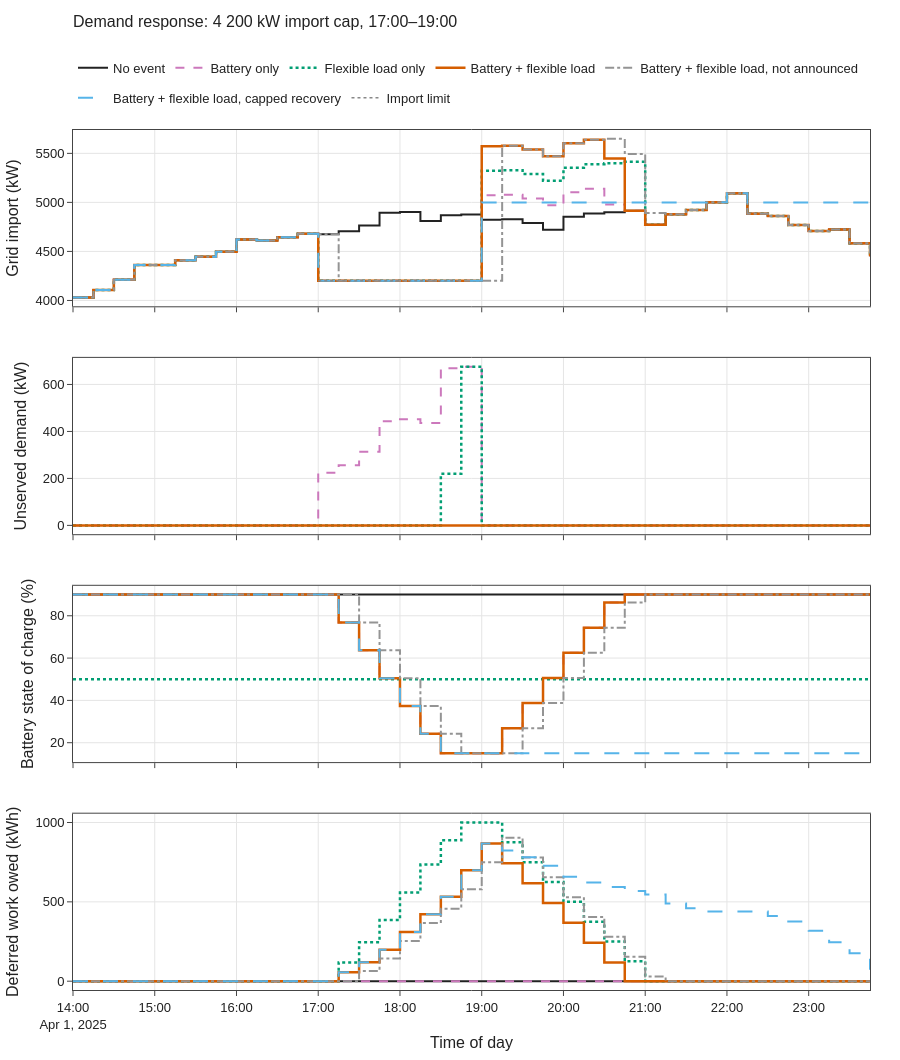

The notebook cell this image was saved under:
### Code cell
win = slice("2025-04-01 14:00", "2025-04-01 23:45")
show = ["No event", "Battery only", "Flexible load only", "Battery + flexible load",
        "Battery + flexible load, not announced", "Battery + flexible load, capped recovery"]
fig = vp.stacked_panels([
    ("Grid import (kW)", {**{n: dr[n].ts.grid_kw[win] for n in show}, "Import limit": lim[win]}),
    ("Unserved demand (kW)", {n: dr[n].ts.unserved_kw[win] for n in show[1:4]}),
    ("Battery state of charge (%)", {n: 100 * dr[n].ts.soc[win] for n in show}),
    ("Deferred work owed (kWh)", {n: dr[n].ts.backlog_kwh[win] for n in show}),
], title="Demand response: 4 200 kW import cap, 17:00–19:00", row_height=230)
vp.save(fig, OUT / "demand_response", png=True)
fig.show()
